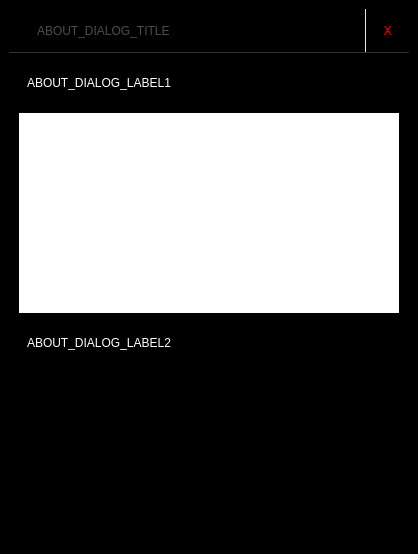
<?xml version="1.0" encoding="UTF-8"?>
<ui version="4.0">
 <class>MAboutWidgetB</class>
 <widget class="QWidget" name="MAboutWidgetB">
  <property name="geometry">
   <rect>
    <x>0</x>
    <y>0</y>
    <width>418</width>
    <height>554</height>
   </rect>
  </property>
  <property name="windowTitle">
   <string>Form</string>
  </property>
  <property name="styleSheet">
   <string notr="true">QLabel{
	padding:5px;
	color:#e6e6e6;
	background-color: #000000;
	font: 10pt &quot;MS Shell Dlg 2&quot;;
}

 QPushButton:disabled{
	color:#4d4d4d; 
}

 QPushButton:pressed{
	padding:6px 5px 5px 5px;
}

 QPushButton:focus{
border: 1px solid #4d4d4d; 
}

QFrame#frDlgAbout,
QFrame#frTitleAbout,
QLabel#lblTitleAbout{
	color:#4d4d4d;
	background-color: #000000;
	border:none;
	font: 12pt &quot;CachetBold&quot;;
	/*border: 0px solid #000000;	*/
}

QLabel#lblTitleAbout{
	max-height: 33px;
	min-height: 33px;
  	margin:0px;
	margin-left:20px;
}

QPushButton#btnCloseAbout{
	color:red;
	font: 16pt &quot;CachetBold&quot;;
	border:none;
	border-radius:0px;
	padding:5px 5px 5px 5px;
    border-left: 1px solid #e6e6e6;
	background-color: #000000;
	min-height: 33px;
  	min-width: 33px;
	max-width: 33px;
	max-height: 33px;
	text-align: center;
	margin:0px;
}	

QFrame#frTitleAbout{
	color:#4d4d4d;
	border:none;
    border-bottom: 1px solid #333333;
	font: 14pt &quot;CachetBold&quot;;
    margin:0px;
}

QLabel#lblAboutLabel1,
QLabel#lblAboutLabel2{
	margin-left:10px;
	color: #FFFFFF;
	background-color: #000000;
}

QLabel#lblAboutDlgLogo{
	margin-left:10px;
	margin-right:10px;
	background-color: #FFFFFF;
}
</string>
  </property>
  <layout class="QVBoxLayout" name="verticalLayout">
   <property name="spacing">
    <number>0</number>
   </property>
   <property name="margin">
    <number>0</number>
   </property>
   <item>
    <widget class="QFrame" name="frDlgAbout">
     <property name="minimumSize">
      <size>
       <width>400</width>
       <height>0</height>
      </size>
     </property>
     <property name="maximumSize">
      <size>
       <width>420</width>
       <height>16777215</height>
      </size>
     </property>
     <property name="frameShape">
      <enum>QFrame::StyledPanel</enum>
     </property>
     <property name="frameShadow">
      <enum>QFrame::Raised</enum>
     </property>
     <layout class="QVBoxLayout" name="verticalLayout_4" stretch="0,0,1,3">
      <property name="spacing">
       <number>15</number>
      </property>
      <item>
       <widget class="QFrame" name="frTitleAbout">
        <property name="frameShape">
         <enum>QFrame::StyledPanel</enum>
        </property>
        <property name="frameShadow">
         <enum>QFrame::Raised</enum>
        </property>
        <layout class="QHBoxLayout" name="horizontalLayout_5" stretch="1,0">
         <property name="margin">
          <number>0</number>
         </property>
         <item>
          <widget class="QLabel" name="lblTitleAbout">
           <property name="text">
            <string>ABOUT_DIALOG_TITLE</string>
           </property>
          </widget>
         </item>
         <item>
          <widget class="QPushButton" name="btnCloseAbout">
           <property name="sizePolicy">
            <sizepolicy hsizetype="Fixed" vsizetype="Fixed">
             <horstretch>0</horstretch>
             <verstretch>0</verstretch>
            </sizepolicy>
           </property>
           <property name="minimumSize">
            <size>
             <width>44</width>
             <height>43</height>
            </size>
           </property>
           <property name="maximumSize">
            <size>
             <width>44</width>
             <height>43</height>
            </size>
           </property>
           <property name="text">
            <string>X</string>
           </property>
          </widget>
         </item>
        </layout>
       </widget>
      </item>
      <item>
       <widget class="QLabel" name="lblAboutLabel1">
        <property name="text">
         <string>ABOUT_DIALOG_LABEL1</string>
        </property>
        <property name="alignment">
         <set>Qt::AlignLeading|Qt::AlignLeft|Qt::AlignTop</set>
        </property>
        <property name="wordWrap">
         <bool>true</bool>
        </property>
       </widget>
      </item>
      <item>
       <widget class="QLabel" name="lblAboutDlgLogo">
        <property name="minimumSize">
         <size>
          <width>380</width>
          <height>200</height>
         </size>
        </property>
        <property name="pixmap">
         <pixmap resource="../Resources/ImgResources.qrc">:/Images/EmovisLogo.png</pixmap>
        </property>
        <property name="alignment">
         <set>Qt::AlignCenter</set>
        </property>
       </widget>
      </item>
      <item>
       <widget class="QLabel" name="lblAboutLabel2">
        <property name="text">
         <string>ABOUT_DIALOG_LABEL2</string>
        </property>
        <property name="alignment">
         <set>Qt::AlignLeading|Qt::AlignLeft|Qt::AlignTop</set>
        </property>
        <property name="wordWrap">
         <bool>true</bool>
        </property>
       </widget>
      </item>
     </layout>
    </widget>
   </item>
  </layout>
 </widget>
 <resources>
  <include location="../Resources/ImgResources.qrc"/>
 </resources>
 <connections/>
</ui>
